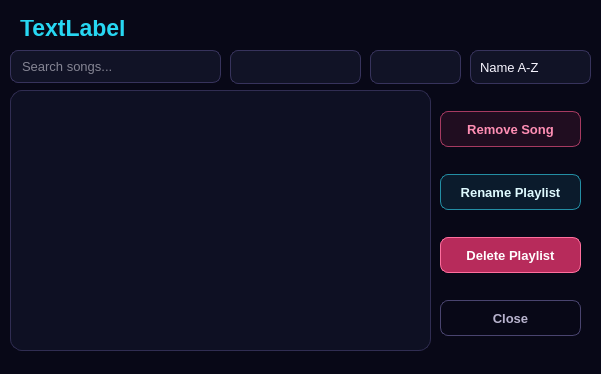
<?xml version="1.0" encoding="UTF-8"?>
<ui version="4.0">
 <class>PlaylistSongsDialog</class>
 <widget class="QDialog" name="PlaylistSongsDialog">
  <property name="geometry">
   <rect>
    <x>0</x>
    <y>0</y>
    <width>601</width>
    <height>374</height>
   </rect>
  </property>
  <property name="windowTitle">
   <string>Dialog</string>
  </property>
  <property name="styleSheet">
   <string notr="true">/* =========================================
   SHARED DARK SYNTHWAVE FOUNDATION
   ========================================= */

QWidget {
    color: #F7F5FF;
    font-family: &quot;Segoe UI&quot;;
    font-size: 10pt;
}

QDialog,
QMainWindow {
    background-color: #080817;
}

/* ---------- Labels ---------- */

QLabel {
    color: #F7F5FF;
    background-color: transparent;
}

/* ---------- Text inputs ---------- */

QLineEdit,
QTextEdit,
QSpinBox,
QComboBox {
    color: #F7F5FF;
    background-color: rgba(17, 19, 39, 235);

    border: 1px solid #37335C;
    border-radius: 8px;

    padding: 6px 9px;

    selection-background-color: #8B5CF6;
    selection-color: white;
}

QLineEdit:hover,
QTextEdit:hover,
QSpinBox:hover,
QComboBox:hover {
    border-color: #625A92;
}

QLineEdit:focus,
QTextEdit:focus,
QSpinBox:focus,
QComboBox:focus {
    background-color: #151831;
    border: 1px solid #27D7F2;
}

QLineEdit:disabled,
QTextEdit:disabled,
QSpinBox:disabled,
QComboBox:disabled {
    color: #686581;
    background-color: #0E1022;
    border-color: #25233D;
}

/* ---------- Combo box ---------- */

QComboBox::drop-down {
    width: 25px;
    border: none;
}

QComboBox QAbstractItemView {
    color: #F7F5FF;
    background-color: #14162D;

    border: 1px solid #534B82;
    border-radius: 7px;

    padding: 4px;
    outline: none;

    selection-color: white;
    selection-background-color: #734BD1;
}

/* ---------- Buttons ---------- */

QPushButton {
    min-height: 30px;

    color: #F7F5FF;
    background-color: #1A1D3B;

    border: 1px solid #49446F;
    border-radius: 8px;

    padding: 2px 12px;

    font-weight: 600;
}

QPushButton:hover {
    background-color: #27264D;
    border-color: #9B7CFF;
}

QPushButton:pressed {
    background-color: #342A68;
    border-color: #F15BB5;
}

QPushButton:focus {
    border-color: #27D7F2;
}

QPushButton:disabled {
    color: #686581;
    background-color: #101225;
    border-color: #282640;
}

/* ---------- Lists ---------- */

QListWidget {
    color: #F7F5FF;
    background-color: rgba(14, 16, 35, 238);

    border: 1px solid #302D52;
    border-radius: 12px;

    padding: 5px;
    outline: none;
}

QListWidget::item {
    min-height: 34px;

    margin: 2px;
    padding: 6px 9px;

    border-radius: 8px;
}

QListWidget::item:hover {
    background-color: rgba(93, 68, 157, 125);
}

QListWidget::item:selected {
    color: white;
    background-color: #6842C2;
}

/* ---------- Scrollbars ---------- */

QScrollBar:vertical {
    width: 10px;

    background-color: transparent;

    margin: 5px 2px 5px 0;
}

QScrollBar::handle:vertical {
    min-height: 30px;

    background-color: #4C4477;
    border-radius: 5px;
}

QScrollBar::handle:vertical:hover {
    background-color: #8B5CF6;
}

QScrollBar::add-line:vertical,
QScrollBar::sub-line:vertical,
QScrollBar::add-page:vertical,
QScrollBar::sub-page:vertical {
    height: 0;
    background-color: transparent;
}

/* ---------- Radio buttons ---------- */

QRadioButton {
    color: #D8D4EC;
    spacing: 7px;
}

QRadioButton::indicator {
    width: 15px;
    height: 15px;

    background-color: #111327;

    border: 1px solid #625A92;
    border-radius: 8px;
}

QRadioButton::indicator:hover {
    border-color: #27D7F2;
}

QRadioButton::indicator:checked {
    background-color: #F15BB5;
    border: 4px solid #211B43;
}

/* ---------- Sliders ---------- */

QSlider::groove:horizontal {
    height: 6px;

    background-color: #292642;
    border-radius: 3px;
}

QSlider::sub-page:horizontal {
    background: qlineargradient(
        x1: 0,
        y1: 0,
        x2: 1,
        y2: 0,
        stop: 0 #27D7F2,
        stop: 0.52 #8B5CF6,
        stop: 1 #F15BB5
    );

    border-radius: 3px;
}

QSlider::add-page:horizontal {
    background-color: #292642;
    border-radius: 3px;
}

QSlider::handle:horizontal {
    width: 15px;

    margin: -5px 0;

    background-color: #F7F5FF;

    border: 2px solid #A66CFF;
    border-radius: 8px;
}

QSlider::handle:horizontal:hover {
    background-color: #27D7F2;
    border-color: white;
}

/* ---------- Tooltips ---------- */

QToolTip {
    color: white;
    background-color: #171A35;

    border: 1px solid #8B5CF6;
    border-radius: 5px;

    padding: 5px;
}

/* ---------- Message boxes ---------- */

QMessageBox {
    background-color: #0D0F20;
}

QMessageBox QLabel {
    min-width: 260px;
    color: #F7F5FF;
}

QMessageBox QPushButton {
    min-width: 84px;
}

/* PLAYLIST SONGS */

QDialog#PlaylistSongsDialog {
    background: qlineargradient(
        x1: 0,
        y1: 0,
        x2: 1,
        y2: 1,
        stop: 0 #08131D,
        stop: 0.48 #11142D,
        stop: 1 #21133B
    );
}

QLabel#titleLabel {
    color: #27D7F2;

    font-family: &quot;Bahnschrift&quot;;
    font-size: 17pt;
    font-weight: 700;
}

QPushButton#renamePlaylistButton {
    color: #DFFAFF;
    background-color: rgba(39, 215, 242, 24);
    border-color: #238EA4;
}

QPushButton#renamePlaylistButton:hover {
    color: #07151A;
    background-color: #27D7F2;
}

QPushButton#removeSongButton {
    color: #FF8EB4;
    background-color: rgba(183, 43, 91, 35);
    border-color: #A63A61;
}

QPushButton#removeSongButton:hover {
    color: white;
    background-color: #B72B5B;
}

QPushButton#deletePlaylistButton {
    color: white;
    background-color: #B72B5B;
    border-color: #FF6F9E;
}

QPushButton#deletePlaylistButton:hover {
    background-color: #D33A6C;
    border-color: #FFB3CC;
}

QPushButton#deletePlaylistButton:pressed {
    background-color: #8D1D43;
}

QPushButton#closeButton {
    color: #B9B4CF;
    background-color: transparent;
}</string>
  </property>
  <widget class="QLabel" name="titleLabel">
   <property name="geometry">
    <rect>
     <x>20</x>
     <y>20</y>
     <width>301</width>
     <height>16</height>
    </rect>
   </property>
   <property name="text">
    <string>TextLabel</string>
   </property>
  </widget>
  <widget class="QListWidget" name="songsListWidget">
   <property name="geometry">
    <rect>
     <x>10</x>
     <y>90</y>
     <width>421</width>
     <height>261</height>
    </rect>
   </property>
  </widget>
  <widget class="QWidget" name="verticalLayoutWidget">
   <property name="geometry">
    <rect>
     <x>440</x>
     <y>90</y>
     <width>141</width>
     <height>271</height>
    </rect>
   </property>
   <layout class="QVBoxLayout" name="verticalLayout">
    <item>
     <widget class="QPushButton" name="removeSongButton">
      <property name="text">
       <string>Remove Song</string>
      </property>
     </widget>
    </item>
    <item>
     <widget class="QPushButton" name="renamePlaylistButton">
      <property name="text">
       <string>Rename Playlist</string>
      </property>
     </widget>
    </item>
    <item>
     <widget class="QPushButton" name="deletePlaylistButton">
      <property name="text">
       <string>Delete Playlist</string>
      </property>
     </widget>
    </item>
    <item>
     <widget class="QPushButton" name="closeButton">
      <property name="text">
       <string>Close</string>
      </property>
     </widget>
    </item>
   </layout>
  </widget>
  <widget class="QLineEdit" name="searchLineEdit">
   <property name="geometry">
    <rect>
     <x>10</x>
     <y>50</y>
     <width>211</width>
     <height>33</height>
    </rect>
   </property>
   <property name="placeholderText">
    <string>Search songs...</string>
   </property>
  </widget>
  <widget class="QComboBox" name="genreComboBox">
   <property name="geometry">
    <rect>
     <x>230</x>
     <y>50</y>
     <width>131</width>
     <height>34</height>
    </rect>
   </property>
  </widget>
  <widget class="QComboBox" name="yearComboBox">
   <property name="geometry">
    <rect>
     <x>370</x>
     <y>50</y>
     <width>91</width>
     <height>34</height>
    </rect>
   </property>
  </widget>
  <widget class="QComboBox" name="sortComboBox">
   <property name="geometry">
    <rect>
     <x>470</x>
     <y>50</y>
     <width>121</width>
     <height>34</height>
    </rect>
   </property>
   <item>
    <property name="text">
     <string>Name A-Z</string>
    </property>
   </item>
   <item>
    <property name="text">
     <string>Name Z-A</string>
    </property>
   </item>
   <item>
    <property name="text">
     <string>Year Oldest-Newest</string>
    </property>
   </item>
   <item>
    <property name="text">
     <string>Year Newest-Oldest</string>
    </property>
   </item>
  </widget>
 </widget>
 <resources/>
 <connections/>
</ui>
